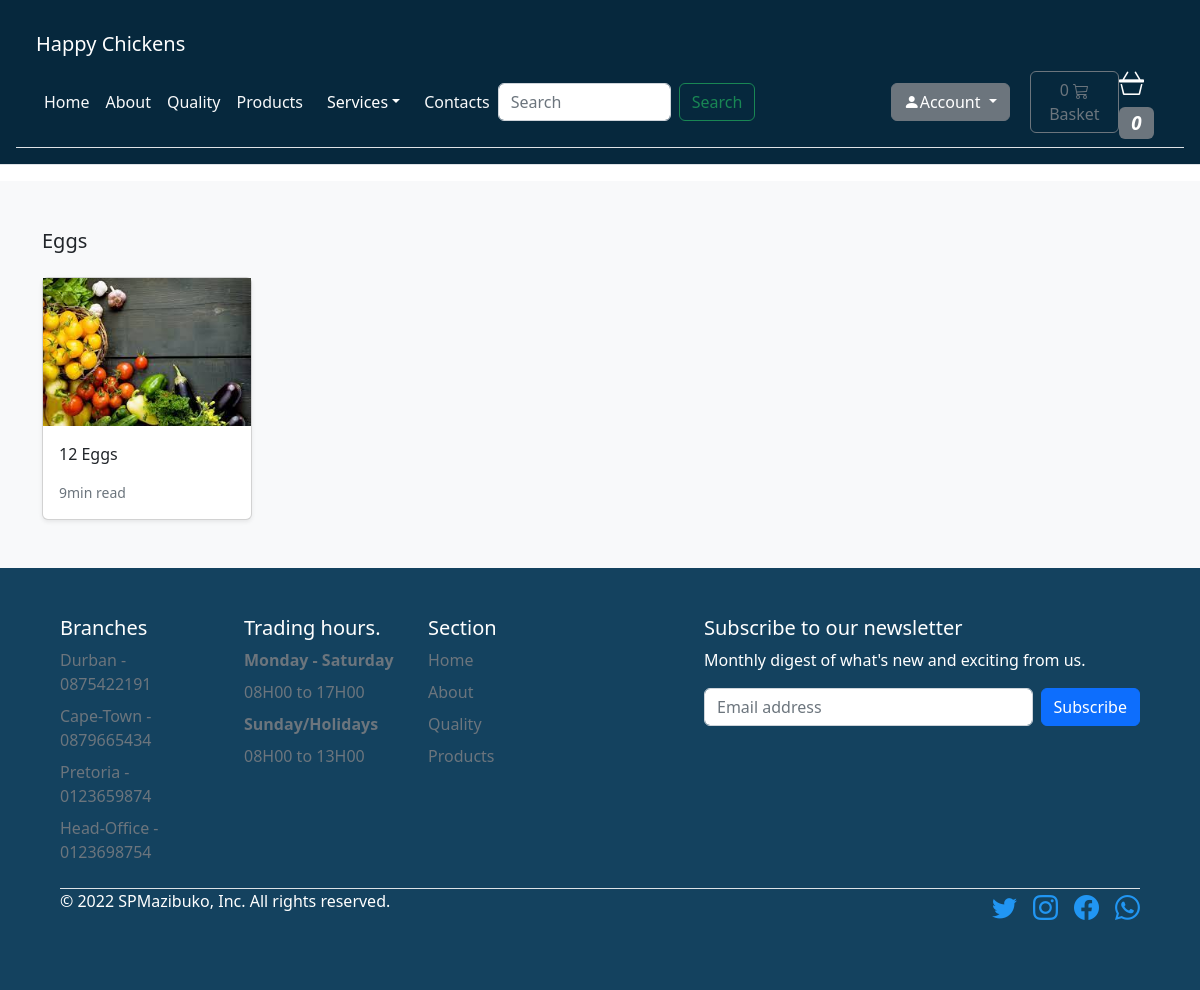
/search/eggs/, run on an earlier commit of the app's database.
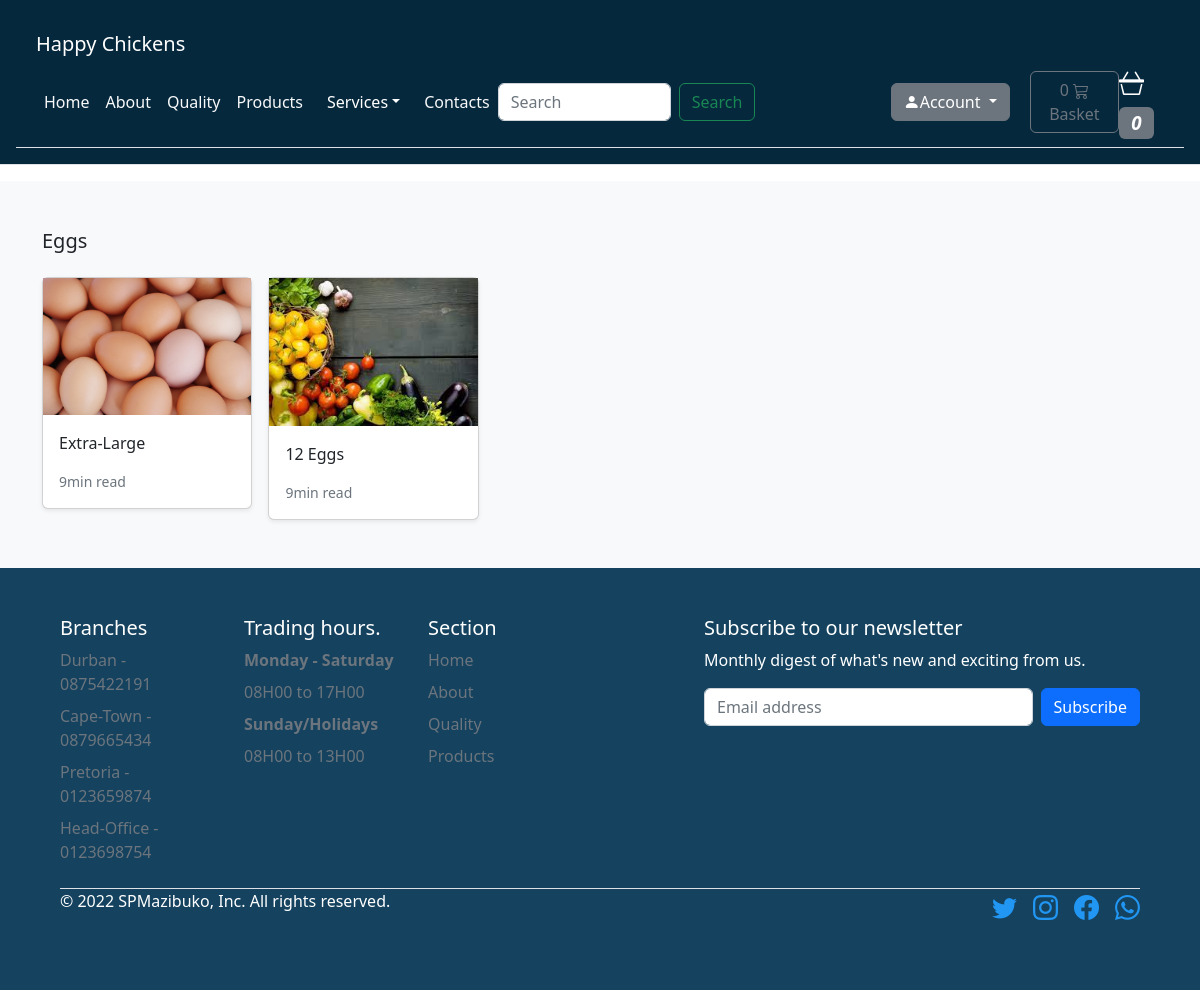
And on a later commit of the database.
### store/models.py (models this page shows, shortened)
class Category(models.Model):
    name = models.CharField(max_length=255, db_index=True)
    slug = models.SlugField(max_length=255, unique=True)
    class Meta:
        verbose_name_plural = 'categories'

class Product(models.Model):
    category = models.ForeignKey(Category, related_name='product', on_delete=models.CASCADE)
    created_by = models.ForeignKey(User, on_delete=models.CASCADE, related_name='product_creator')
    title = models.CharField(max_length=255)
    author = models.CharField(max_length=255, default='admin')
    description = models.TextField(blank=True)
    image = models.ImageField(upload_to='images/')
    slug = models.SlugField(max_length=255)
    price = models.DecimalField(max_digits=10, decimal_places=0)
    in_stock = models.BooleanField(default=True)
    is_active = models.BooleanField(default=True)
    created = models.DateTimeField(auto_now_add=True)
    updated = models.DateTimeField(auto_now=True)
    objects = models.Manager()
    products = ProductManager()
    class Meta:
        verbose_name_plural = 'Products'
        ordering = ('-created',)
    def get_absolute_url(self):
        return reverse('store:product_detail', args=[self.slug])

### store/views.py (the view)
# urls.py: path('search/<slug:category_slug>/', views.category_list, name='category_list'),
def category_list(request, category_slug=None):
    category = get_object_or_404(Category, slug=category_slug)
    products = Product.objects.filter(category=category)
    return render(request, 'store/products/category.html', {'category': category, 'products': products})

### basket/basket.py (called while the page is built)
    def __len__(self):
        return sum(item['qty'] for item in self.basket.values())

### basket/context_processors.py (called while the page is built)
def basket(request):
    return {'basket': Basket(request)}

### templates/store/products/category.html (shortened to what this page needs)
{% extends "../base.html" %}
{% load static %}
{% block content %}
<main>
  <div class="album py-5 bg-light">
    <div class="container">
      <div class="pb-3 h5">{{category.name|title}}</div>
      <div class="row row-cols-1 row-cols-sm-2 row-cols-md-5 g-3">
        {% for product in products %}
        <div class="col">
          <div class="card shadow-sm">
          <img class="img-fluid" alt="Responsive image" src="{{ product.image.url }}">
            <div class="card-body">
              <p class="card-text">
                <a class="text-dark text-decoration-none" href="{{ product.get_absolute_url }}">{{ product.title }}</a>
              </p>
              <div class="d-flex justify-content-between align-items-center">
                <small class="text-muted">9min read</small>
              </div>
            </div>
          </div>
        </div>
        {% endfor %}
      </div>
    </div>
  </div>
</main>
{% endblock %}

### templates/store/base.html (shortened to what this page needs)
{% load static %}
<!DOCTYPE html>
<html>
  <head>
    <link href="{% static "styles/style.css"%}" rel="stylesheet">
    <link href="{% static "styles/dashboard_style.css"%}" rel="stylesheet">
    <link rel="stylesheet" href="https://cdn.jsdelivr.net/npm/bootstrap-icons@1.9.1/font/bootstrap-icons.css">
    <link href="https://cdn.jsdelivr.net/npm/bootstrap@5.2.0/dist/css/bootstrap.min.css" rel="stylesheet">
    <link href="https://cdnjs.cloudflare.com/ajax/libs/OwlCarousel2/2.3.4/assets/owl.carousel.min.css" rel="stylesheet" />
    <link href="https://cdnjs.cloudflare.com/ajax/libs/OwlCarousel2/2.3.4/assets/owl.theme.default.min.css" rel="stylesheet" />
  </head>
  <body>
    <header header class="p-3 mb-3 border-bottom" style="background-color: #06283D;">
      <nav class="navbar navbar-dark navbar-expand-md border-bottom d-flex p-2 d-flex flex-wrap align-items-center justify-content-center justify-content-lg-start">
        <div class="container-fluid">
          <a class="navbar-brand text-white d-flex align-items-center mb-2 mb-lg-0 text-decoration-none" href="/">Happy Chickens</a>
          <div class="collapse navbar-collapse" id="navbarCollapse">
            <ul class="mb-md-0 nav col-12 col-lg-auto me-lg-auto mb-2 justify-content-center">
              <li class="nav-item active">
                <a class="nav-link px-2 link-light" aria-current="page" href="/">Home</a>
              </li>
              <li class="nav-item">
                <a class="nav-link px-2 link-light" href="/about">About</a>
              </li>
              <li class="nav-item">
                <a class="nav-link px-2 link-light" href="/quality">Quality</a>
              </li>
              <li class="nav-item">
                <a class="nav-link px-2 link-light" href="/products">Products</a>
              </li>
              <li class="nav-item dropdown">
                <a class="nav-link dropdown-toggle text-white" href="#" id="navbarDropdown" role="button" data-bs-toggle="dropdown" aria-expanded="false">Services</a>
              </li>
              <li class="nav-item">
                <a class="nav-link px-2 link-light" href="/contacts">Contacts</a>
              </li>
            </ul>
            <form class="d-flex" style="margin-right:12%">
              <input class="form-control me-2" type="search" placeholder="Search" aria-label="Search">
              <button class="btn btn-outline-success" type="submit">Search</button>
            </form>
            <div class="dropdown">
              <button class="btn btn-secondary dropdown-toggle" style="margin-right:20px;" type="button" data-bs-toggle="dropdown" aria-expanded="false">
                <i class="bi bi-person-fill"></i>Account
              </button>
            </div>
            <a type="button" role="button" href="{% url "basket:basket_summary" %}" class="btn btn-outline-secondary">
                        {% with total_qty=basket|length %}
                            <div id="basket-qty" class="d-inline-flex">
                                {% if total_qty > 0 %}
                                    {{ total_qty }}
                                {% else %}
                                    0
                                {% endif %}
                            </div>
                        {% endwith %}
                        Basket
                    </a>
            <i class="bi bi-basket3 text-white" style="font-size:25px"><span class="badge text-bg-secondary">0</span></i>
          </div>
        </div>
      </nav>
    </header>
        <div id="content">{% block content %} {% endblock %}</div>
        <div class="container-fluid" style="background-color: #14425f;">
            <footer class="py-5 px-5">
              <div class="row">
                <div class="col-5 col-md-2 mb-3 text-white">
                  <h5>Branches</h5>
                  <ul class="nav flex-column">
                    <li class="nav-item mb-2"><a href="#" class="nav-link p-0 text-muted">Durban - 0875422191</a></li>
                    <li class="nav-item mb-2"><a href="#" class="nav-link p-0 text-muted">Cape-Town - 0879665434</a></li>
                    <li class="nav-item mb-2"><a href="#" class="nav-link p-0 text-muted">Pretoria - 0123659874</a></li>
                    <li class="nav-item mb-2"><a href="#" class="nav-link p-0 text-muted">Head-Office - 0123698754</a></li>
                  </ul>
                </div>
                <div class="col-5 col-md-2 mb-3 text-white">
                  <h5>Trading hours.</h5>
                  <ul class="nav flex-column">
                    <li class="nav-item mb-2 text-muted"><strong>Monday - Saturday</strong></li>
                    <li class="nav-item mb-2 text-muted">08H00 to 17H00</li>
                    <li class="nav-item mb-2 text-muted"><strong>Sunday/Holidays</strong></li>
                    <li class="nav-item mb-2 text-muted">08H00 to 13H00</li>
                  </ul>
                </div>
                <div class="col-5 col-md-2 mb-3 text-white">
                  <h5>Section</h5>
                  <ul class="nav flex-column">
                    <li class="nav-item mb-2"><a href="#" class="nav-link p-0 text-muted">Home</a></li>
                    <li class="nav-item mb-2"><a href="#" class="nav-link p-0 text-muted">About</a></li>
                    <li class="nav-item mb-2"><a href="#" class="nav-link p-0 text-muted">Quality</a></li>
                    <li class="nav-item mb-2"><a href="#" class="nav-link p-0 text-muted">Products</a></li>
                  </ul>
                </div>
                <div class="col-md-5 offset-md-1 mb-3 text-white">
                  <form>
                    <h5>Subscribe to our newsletter</h5>
                    <p>Monthly digest of what's new and exciting from us.</p>
                    <div class="d-flex flex-column flex-sm-row w-100 gap-2">
                      <input id="newsletter1" type="text" class="form-control" placeholder="Email address">
                      <button class="btn btn-primary" type="button">Subscribe</button>
                    </div>
                  </form>
                </div>
              </div>
              <div class="d-flex flex-column flex-sm-row justify-content-between border-top text-white">
                <p>&copy; 2022 SPMazibuko, Inc. All rights reserved.</p>
                <ul class="list-unstyled d-flex">
                  <li class="ms-3"><a class="link-dark" href="#"><i class="bi bi-twitter" style="font-size:25px;color:#2196F3"></i></a></li>
                  <li class="ms-3"><a class="link-dark" href="#"><i class="bi bi-instagram" style="font-size:25px;color:#2196F3"></i></a></li>
                  <li class="ms-3"><a class="link-dark" href="#"><i class="bi bi-facebook" style="font-size:25px;color:#2196F3"></i></a></li>
                  <li class="ms-3"><a class="link-dark" href="#"><i class="bi bi-whatsapp" style="font-size:25px;color:#2196F3"></i></a></li>
                </ul>
              </div>
            </footer>
          </div>
  </body>
    </body>
</html>

### static/styles/dashboard_style.css (style rules this page uses)
:root { --main-bg-color: #009d63; --main-text-color: #009d63; --second-text-color: #bbbec5; --second-bg-color: #c1efde; }

What changed in the data, as far as the page shows it:
added Product: image (picture), title "Extra-Large"
